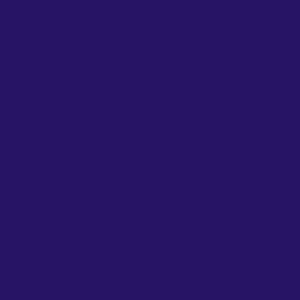
Frame 1 (no input)
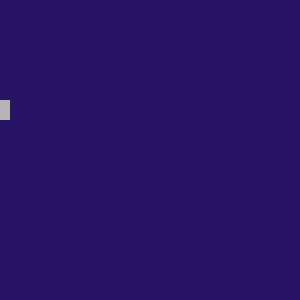
Frame 60 (the mouse pressed at the canvas centre just before this capture)
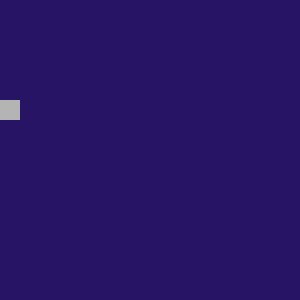
Frame 120 (the mouse held since frame 60 and released just before this capture)

The Processing sketch that drew these frames (run headless with seeded random() and noise(); from frame 60 on, the mouse is pressed at the canvas centre):

// Processing sketch: exercise_02_abstract_clock
// ── exercise_02_abstract_clock.pde
// Exercise 3: Abstract Clock
//
// Now that we have access to time and the ability 
// to manipulate form, we can represent the passage
// of time as change. 
// 
// Spend some time considering what you want to see 
// before you start committing it to code. Can you 
// describe the sketch in your own words? How close 
// can you come in the final product to your original 
// idea?
// 
// From a minimalist sketch, [almost] everything
// can be manipulated. What can't be changed? What 
// can be?
// 
// Stuck in a rut? Try deleting everything and 
// starting over from scratch.
// 

void setup() {
  size(300, 300);
  noStroke();
  fill(180);
  background(40, 20, 100);
}

void draw() {
  // actual time keeping
  float now = millis() / 1000;

  // amplifying "now" makes change more visible
  rect(0, 100, now * 10, 20);
}
